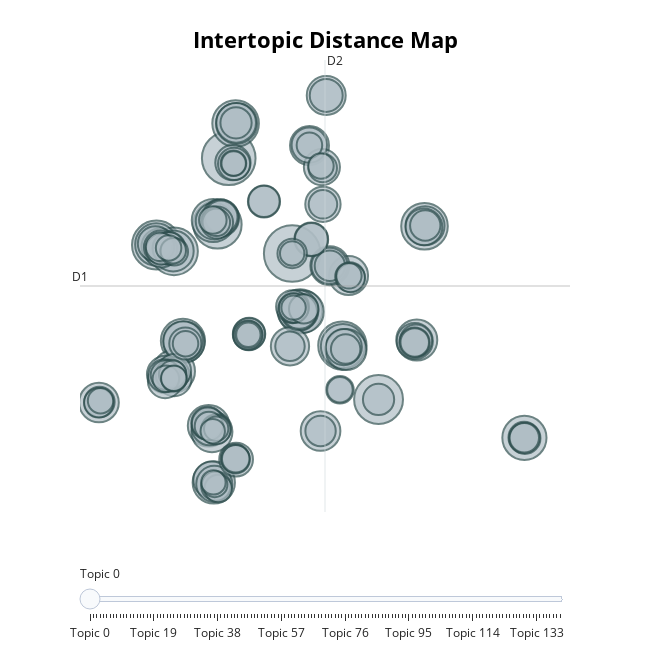

Notebook code for this chart:
### Code cell
model.plot_distance_map(topic_model)

### Figure 1 — Plotly figure (JSON) as saved in the notebook; plotly's stock layout.template omitted (floating-point values rounded to 4 significant figures; data arrays with more than 128 entries replaced by an {"elided": "..."} marker saying what was removed)
{"data": [{"customdata": {"elided": "141x3 mixed values"}, "hovertemplate": "<b>Topic %{customdata[0]}</b><br>Words: %{customdata[1]}<br>Size: %{customdata[2]}", "legendgroup": "", "marker": {"color": "#B0BEC5", "line": {"color": "DarkSlateGrey", "width": 2}, "size": {"elided": "141 int values"}, "sizemode": "area", "sizeref": 0.03687, "symbol": "circle"}, "mode": "markers", "name": "", "orientation": "v", "showlegend": false, "type": "scatter", "x": {"elided": "141 float values"}, "xaxis": "x", "y": {"elided": "141 float values"}, "yaxis": "y"}], "layout": {"annotations": [{"showarrow": false, "text": "D1", "x": -12.64, "y": 3.725, "yshift": 10}, {"showarrow": false, "text": "D2", "x": 8.901, "xshift": 10, "y": 22.16}], "height": 650, "hoverlabel": {"bgcolor": "white", "font": {"family": "Rockwell", "size": 16}}, "legend": {"itemsizing": "constant", "tracegroupgap": 0}, "margin": {"t": 60}, "shapes": [{"line": {"color": "#CFD8DC", "width": 2}, "type": "line", "x0": 8.901, "x1": 8.901, "y0": -14.71, "y1": 22.16}, {"line": {"color": "#9E9E9E", "width": 2}, "type": "line", "x0": -12.64, "x1": 30.44, "y0": 3.725, "y1": 3.725}], "sliders": [{"active": 0, "pad": {"t": 50}, "steps": [{"args": [{"marker.color": {"elided": "1x141 str values"}}], "label": "Topic 0", "method": "update"}, {"args": [{"marker.color": {"elided": "1x141 str values"}}], "label": "Topic 1", "method": "update"}, {"args": [{"marker.color": {"elided": "1x141 str values"}}], "label": "Topic 2", "method": "update"}, {"args": [{"marker.color": {"elided": "1x141 str values"}}], "label": "Topic 3", "method": "update"}, {"args": [{"marker.color": {"elided": "1x141 str values"}}], "label": "Topic 4", "method": "update"}, {"args": [{"marker.color": {"elided": "1x141 str values"}}], "label": "Topic 5", "method": "update"}, {"args": [{"marker.color": {"elided": "1x141 str values"}}], "label": "Topic 6", "method": "update"}, {"args": [{"marker.color": {"elided": "1x141 str values"}}], "label": "Topic 7", "method": "update"}, {"args": [{"marker.color": {"elided": "1x141 str values"}}], "label": "Topic 8", "method": "update"}, {"args": [{"marker.color": {"elided": "1x141 str values"}}], "label": "Topic 9", "method": "update"}, {"args": [{"marker.color": {"elided": "1x141 str values"}}], "label": "Topic 10", "method": "update"}, {"args": [{"marker.color": {"elided": "1x141 str values"}}], "label": "Topic 11", "method": "update"}, {"args": [{"marker.color": {"elided": "1x141 str values"}}], "label": "Topic 12", "method": "update"}, {"args": [{"marker.color": {"elided": "1x141 str values"}}], "label": "Topic 13", "method": "update"}, {"args": [{"marker.color": {"elided": "1x141 str values"}}], "label": "Topic 14", "method": "update"}, {"args": [{"marker.color": {"elided": "1x141 str values"}}], "label": "Topic 15", "method": "update"}, {"args": [{"marker.color": {"elided": "1x141 str values"}}], "label": "Topic 16", "method": "update"}, {"args": [{"marker.color": {"elided": "1x141 str values"}}], "label": "Topic 17", "method": "update"}, {"args": [{"marker.color": {"elided": "1x141 str values"}}], "label": "Topic 18", "method": "update"}, {"args": [{"marker.color": {"elided": "1x141 str values"}}], "label": "Topic 19", "method": "update"}, {"args": [{"marker.color": {"elided": "1x141 str values"}}], "label": "Topic 20", "method": "update"}, {"args": [{"marker.color": {"elided": "1x141 str values"}}], "label": "Topic 21", "method": "update"}, {"args": [{"marker.color": {"elided": "1x141 str values"}}], "label": "Topic 22", "method": "update"}, {"args": [{"marker.color": {"elided": "1x141 str values"}}], "label": "Topic 23", "method": "update"}, {"args": [{"marker.color": {"elided": "1x141 str values"}}], "label": "Topic 24", "method": "update"}, {"args": [{"marker.color": {"elided": "1x141 str values"}}], "label": "Topic 25", "method": "update"}, {"args": [{"marker.color": {"elided": "1x141 str values"}}], "label": "Topic 26", "method": "update"}, {"args": [{"marker.color": {"elided": "1x141 str values"}}], "label": "Topic 27", "method": "update"}, {"args": [{"marker.color": {"elided": "1x141 str values"}}], "label": "Topic 28", "method": "update"}, {"args": [{"marker.color": {"elided": "1x141 str values"}}], "label": "Topic 29", "method": "update"}, {"args": [{"marker.color": {"elided": "1x141 str values"}}], "label": "Topic 30", "method": "update"}, {"args": [{"marker.color": {"elided": "1x141 str values"}}], "label": "Topic 31", "method": "update"}, {"args": [{"marker.color": {"elided": "1x141 str values"}}], "label": "Topic 32", "method": "update"}, {"args": [{"marker.color": {"elided": "1x141 str values"}}], "label": "Topic 33", "method": "update"}, {"args": [{"marker.color": {"elided": "1x141 str values"}}], "label": "Topic 34", "method": "update"}, {"args": [{"marker.color": {"elided": "1x141 str values"}}], "label": "Topic 35", "method": "update"}, {"args": [{"marker.color": {"elided": "1x141 str values"}}], "label": "Topic 36", "method": "update"}, {"args": [{"marker.color": {"elided": "1x141 str values"}}], "label": "Topic 37", "method": "update"}, {"args": [{"marker.color": {"elided": "1x141 str values"}}], "label": "Topic 38", "method": "update"}, {"args": [{"marker.color": {"elided": "1x141 str values"}}], "label": "Topic 39", "method": "update"}, {"args": [{"marker.color": {"elided": "1x141 str values"}}], "label": "Topic 40", "method": "update"}, {"args": [{"marker.color": {"elided": "1x141 str values"}}], "label": "Topic 41", "method": "update"}, {"args": [{"marker.color": {"elided": "1x141 str values"}}], "label": "Topic 42", "method": "update"}, {"args": [{"marker.color": {"elided": "1x141 str values"}}], "label": "Topic 43", "method": "update"}, {"args": [{"marker.color": {"elided": "1x141 str values"}}], "label": "Topic 44", "method": "update"}, {"args": [{"marker.color": {"elided": "1x141 str values"}}], "label": "Topic 45", "method": "update"}, {"args": [{"marker.color": {"elided": "1x141 str values"}}], "label": "Topic 46", "method": "update"}, {"args": [{"marker.color": {"elided": "1x141 str values"}}], "label": "Topic 47", "method": "update"}, {"args": [{"marker.color": {"elided": "1x141 str values"}}], "label": "Topic 48", "method": "update"}, {"args": [{"marker.color": {"elided": "1x141 str values"}}], "label": "Topic 49", "method": "update"}, {"args": [{"marker.color": {"elided": "1x141 str values"}}], "label": "Topic 50", "method": "update"}, {"args": [{"marker.color": {"elided": "1x141 str values"}}], "label": "Topic 51", "method": "update"}, {"args": [{"marker.color": {"elided": "1x141 str values"}}], "label": "Topic 52", "method": "update"}, {"args": [{"marker.color": {"elided": "1x141 str values"}}], "label": "Topic 53", "method": "update"}, {"args": [{"marker.color": {"elided": "1x141 str values"}}], "label": "Topic 54", "method": "update"}, {"args": [{"marker.color": {"elided": "1x141 str values"}}], "label": "Topic 55", "method": "update"}, {"args": [{"marker.color": {"elided": "1x141 str values"}}], "label": "Topic 56", "method": "update"}, {"args": [{"marker.color": {"elided": "1x141 str values"}}], "label": "Topic 57", "method": "update"}, {"args": [{"marker.color": {"elided": "1x141 str values"}}], "label": "Topic 58", "method": "update"}, {"args": [{"marker.color": {"elided": "1x141 str values"}}], "label": "Topic 59", "method": "update"}, {"args": [{"marker.color": {"elided": "1x141 str values"}}], "label": "Topic 60", "method": "update"}, {"args": [{"marker.color": {"elided": "1x141 str values"}}], "label": "Topic 61", "method": "update"}, {"args": [{"marker.color": {"elided": "1x141 str values"}}], "label": "Topic 62", "method": "update"}, {"args": [{"marker.color": {"elided": "1x141 str values"}}], "label": "Topic 63", "method": "update"}, {"args": [{"marker.color": {"elided": "1x141 str values"}}], "label": "Topic 64", "method": "update"}, {"args": [{"marker.color": {"elided": "1x141 str values"}}], "label": "Topic 65", "method": "update"}, {"args": [{"marker.color": {"elided": "1x141 str values"}}], "label": "Topic 66", "method": "update"}, {"args": [{"marker.color": {"elided": "1x141 str values"}}], "label": "Topic 67", "method": "update"}, {"args": [{"marker.color": {"elided": "1x141 str values"}}], "label": "Topic 68", "method": "update"}, {"args": [{"marker.color": {"elided": "1x141 str values"}}], "label": "Topic 69", "method": "update"}, {"args": [{"marker.color": {"elided": "1x141 str values"}}], "label": "Topic 70", "method": "update"}, {"args": [{"marker.color": {"elided": "1x141 str values"}}], "label": "Topic 71", "method": "update"}, {"args": [{"marker.color": {"elided": "1x141 str values"}}], "label": "Topic 72", "method": "update"}, {"args": [{"marker.color": {"elided": "1x141 str values"}}], "label": "Topic 73", "method": "update"}, {"args": [{"marker.color": {"elided": "1x141 str values"}}], "label": "Topic 74", "method": "update"}, {"args": [{"marker.color": {"elided": "1x141 str values"}}], "label": "Topic 75", "method": "update"}, {"args": [{"marker.color": {"elided": "1x141 str values"}}], "label": "Topic 76", "method": "update"}, {"args": [{"marker.color": {"elided": "1x141 str values"}}], "label": "Topic 77", "method": "update"}, {"args": [{"marker.color": {"elided": "1x141 str values"}}], "label": "Topic 78", "method": "update"}, {"args": [{"marker.color": {"elided": "1x141 str values"}}], "label": "Topic 79", "method": "update"}, {"args": [{"marker.color": {"elided": "1x141 str values"}}], "label": "Topic 80", "method": "update"}, {"args": [{"marker.color": {"elided": "1x141 str values"}}], "label": "Topic 81", "method": "update"}, {"args": [{"marker.color": {"elided": "1x141 str values"}}], "label": "Topic 82", "method": "update"}, {"args": [{"marker.color": {"elided": "1x141 str values"}}], "label": "Topic 83", "method": "update"}, {"args": [{"marker.color": {"elided": "1x141 str values"}}], "label": "Topic 84", "method": "update"}, {"args": [{"marker.color": {"elided": "1x141 str values"}}], "label": "Topic 85", "method": "update"}, {"args": [{"marker.color": {"elided": "1x141 str values"}}], "label": "Topic 86", "method": "update"}, {"args": [{"marker.color": {"elided": "1x141 str values"}}], "label": "Topic 87", "method": "update"}, {"args": [{"marker.color": {"elided": "1x141 str values"}}], "label": "Topic 88", "method": "update"}, {"args": [{"marker.color": {"elided": "1x141 str values"}}], "label": "Topic 89", "method": "update"}, {"args": [{"marker.color": {"elided": "1x141 str values"}}], "label": "Topic 90", "method": "update"}, {"args": [{"marker.color": {"elided": "1x141 str values"}}], "label": "Topic 91", "method": "update"}, {"args": [{"marker.color": {"elided": "1x141 str values"}}], "label": "Topic 92", "method": "update"}, {"args": [{"marker.color": {"elided": "1x141 str values"}}], "label": "Topic 93", "method": "update"}, {"args": [{"marker.color": {"elided": "1x141 str values"}}], "label": "Topic 94", "method": "update"}, {"args": [{"marker.color": {"elided": "1x141 str values"}}], "label": "Topic 95", "method": "update"}, {"args": [{"marker.color": {"elided": "1x141 str values"}}], "label": "Topic 96", "method": "update"}, {"args": [{"marker.color": {"elided": "1x141 str values"}}], "label": "Topic 97", "method": "update"}, {"args": [{"marker.color": {"elided": "1x141 str values"}}], "label": "Topic 98", "method": "update"}, {"args": [{"marker.color": {"elided": "1x141 str values"}}], "label": "Topic 99", "method": "update"}, {"args": [{"marker.color": {"elided": "1x141 str values"}}], "label": "Topic 100", "method": "update"}, {"args": [{"marker.color": {"elided": "1x141 str values"}}], "label": "Topic 101", "method": "update"}, {"args": [{"marker.color": {"elided": "1x141 str values"}}], "label": "Topic 102", "method": "update"}, {"args": [{"marker.color": {"elided": "1x141 str values"}}], "label": "Topic 103", "method": "update"}, {"args": [{"marker.color": {"elided": "1x141 str values"}}], "label": "Topic 104", "method": "update"}, {"args": [{"marker.color": {"elided": "1x141 str values"}}], "label": "Topic 105", "method": "update"}, {"args": [{"marker.color": {"elided": "1x141 str values"}}], "label": "Topic 106", "method": "update"}, {"args": [{"marker.color": {"elided": "1x141 str values"}}], "label": "Topic 107", "method": "update"}, {"args": [{"marker.color": {"elided": "1x141 str values"}}], "label": "Topic 108", "method": "update"}, {"args": [{"marker.color": {"elided": "1x141 str values"}}], "label": "Topic 109", "method": "update"}, {"args": [{"marker.color": {"elided": "1x141 str values"}}], "label": "Topic 110", "method": "update"}, {"args": [{"marker.color": {"elided": "1x141 str values"}}], "label": "Topic 111", "method": "update"}, {"args": [{"marker.color": {"elided": "1x141 str values"}}], "label": "Topic 112", "method": "update"}, {"args": [{"marker.color": {"elided": "1x141 str values"}}], "label": "Topic 113", "method": "update"}, {"args": [{"marker.color": {"elided": "1x141 str values"}}], "label": "Topic 114", "method": "update"}, {"args": [{"marker.color": {"elided": "1x141 str values"}}], "label": "Topic 115", "method": "update"}, {"args": [{"marker.color": {"elided": "1x141 str values"}}], "label": "Topic 116", "method": "update"}, {"args": [{"marker.color": {"elided": "1x141 str values"}}], "label": "Topic 117", "method": "update"}, {"args": [{"marker.color": {"elided": "1x141 str values"}}], "label": "Topic 118", "method": "update"}, {"args": [{"marker.color": {"elided": "1x141 str values"}}], "label": "Topic 119", "method": "update"}, {"args": [{"marker.color": {"elided": "1x141 str values"}}], "label": "Topic 120", "method": "update"}, {"args": [{"marker.color": {"elided": "1x141 str values"}}], "label": "Topic 121", "method": "update"}, {"args": [{"marker.color": {"elided": "1x141 str values"}}], "label": "Topic 122", "method": "update"}, {"args": [{"marker.color": {"elided": "1x141 str values"}}], "label": "Topic 123", "method": "update"}, {"args": [{"marker.color": {"elided": "1x141 str values"}}], "label": "Topic 124", "method": "update"}, {"args": [{"marker.color": {"elided": "1x141 str values"}}], "label": "Topic 125", "method": "update"}, {"args": [{"marker.color": {"elided": "1x141 str values"}}], "label": "Topic 126", "method": "update"}, {"args": [{"marker.color": {"elided": "1x141 str values"}}], "label": "Topic 127", "method": "update"}, {"args": [{"marker.color": {"elided": "1x141 str values"}}], "label": "Topic 128", "method": "update"}, {"args": [{"marker.color": {"elided": "1x141 str values"}}], "label": "Topic 129", "method": "update"}, {"args": [{"marker.color": {"elided": "1x141 str values"}}], "label": "Topic 130", "method": "update"}, {"args": [{"marker.color": {"elided": "1x141 str values"}}], "label": "Topic 131", "method": "update"}, {"args": [{"marker.color": {"elided": "1x141 str values"}}], "label": "Topic 132", "method": "update"}, {"args": [{"marker.color": {"elided": "1x141 str values"}}], "label": "Topic 133", "method": "update"}, {"args": [{"marker.color": {"elided": "1x141 str values"}}], "label": "Topic 134", "method": "update"}, {"args": [{"marker.color": {"elided": "1x141 str values"}}], "label": "Topic 135", "method": "update"}, {"args": [{"marker.color": {"elided": "1x141 str values"}}], "label": "Topic 136", "method": "update"}, {"args": [{"marker.color": {"elided": "1x141 str values"}}], "label": "Topic 137", "method": "update"}, {"args": [{"marker.color": {"elided": "1x141 str values"}}], "label": "Topic 138", "method": "update"}, {"args": [{"marker.color": {"elided": "1x141 str values"}}], "label": "Topic 139", "method": "update"}, {"args": [{"marker.color": {"elided": "1x141 str values"}}], "label": "Topic 140", "method": "update"}]}], "title": {"font": {"color": "Black", "size": 22}, "text": "<b>Intertopic Distance Map", "x": 0.5, "xanchor": "center", "y": 0.95, "yanchor": "top"}, "width": 650, "xaxis": {"anchor": "y", "domain": [0, 1], "range": [-12.64, 30.44], "title": {"text": ""}, "visible": false}, "yaxis": {"anchor": "x", "domain": [0, 1], "range": [-14.71, 22.16], "title": {"text": ""}, "visible": false}}}
